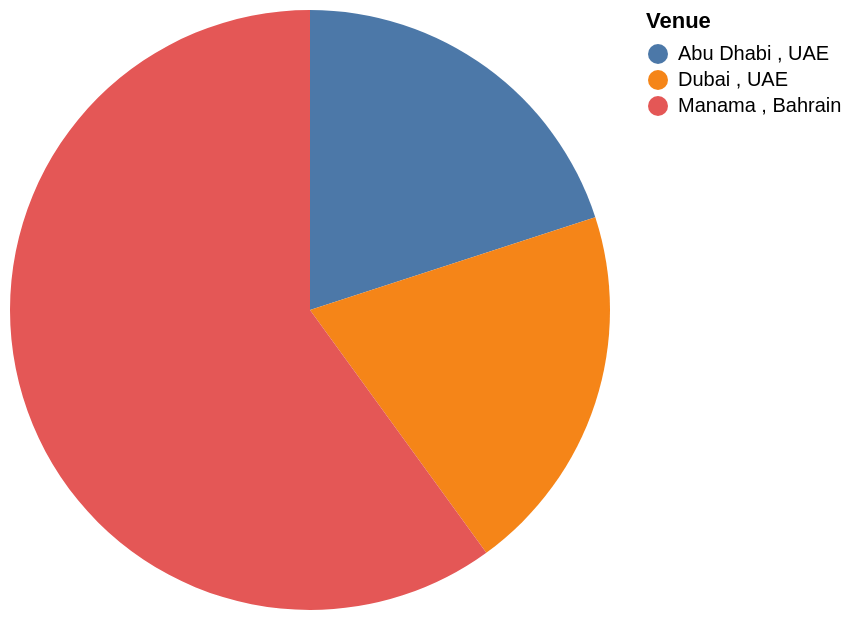

This figure's Vega-Lite source:
### Vega-Lite specification from a JSON file in a GitHub repository (floating-point values rounded to 4 significant figures)
{"data": {"values": [{"x_data": "Abu Dhabi , UAE", "y_data": 1}, {"x_data": "Dubai , UAE", "y_data": 1}, {"x_data": "Manama , Bahrain", "y_data": 3}]}, "mark": "arc", "encoding": {"theta": {"field": "y_data", "type": "quantitative", "title": "COUNT(Venue)"}, "color": {"field": "x_data", "type": "nominal", "title": "Venue"}}}
